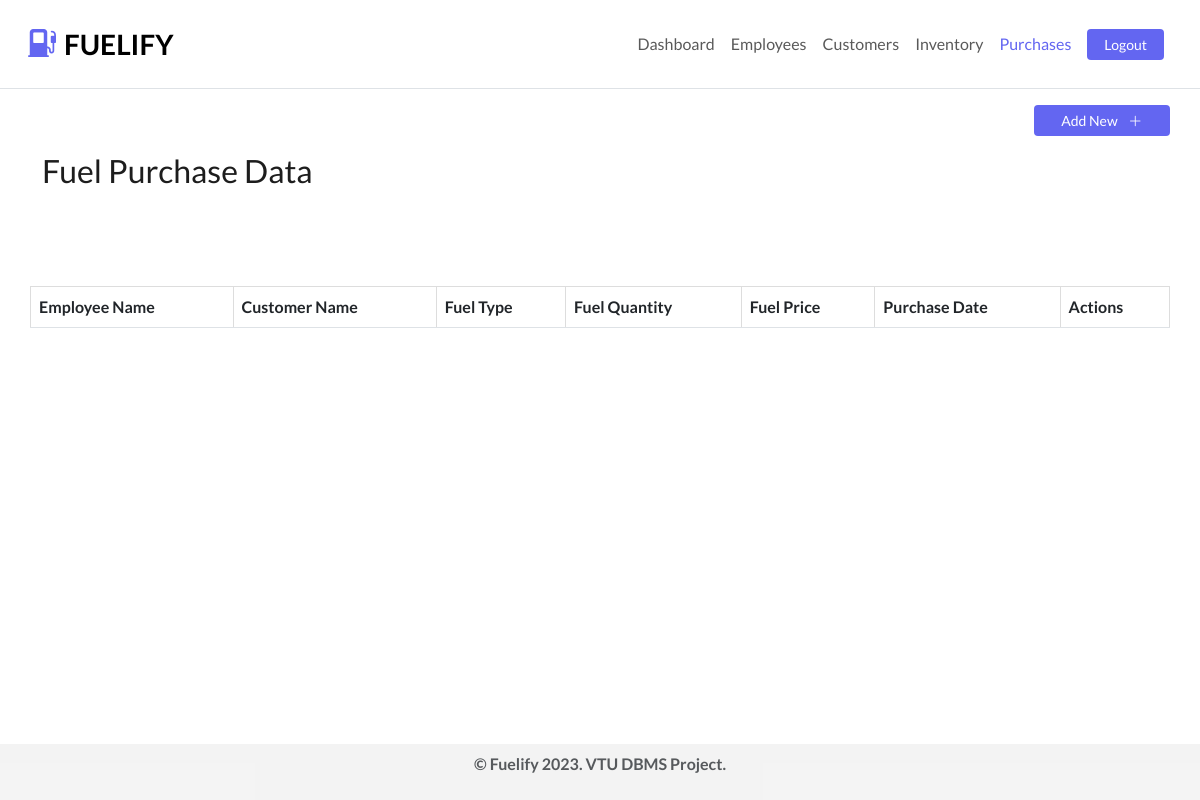
Before: /fuel_purchases (signed in) with the older database file.
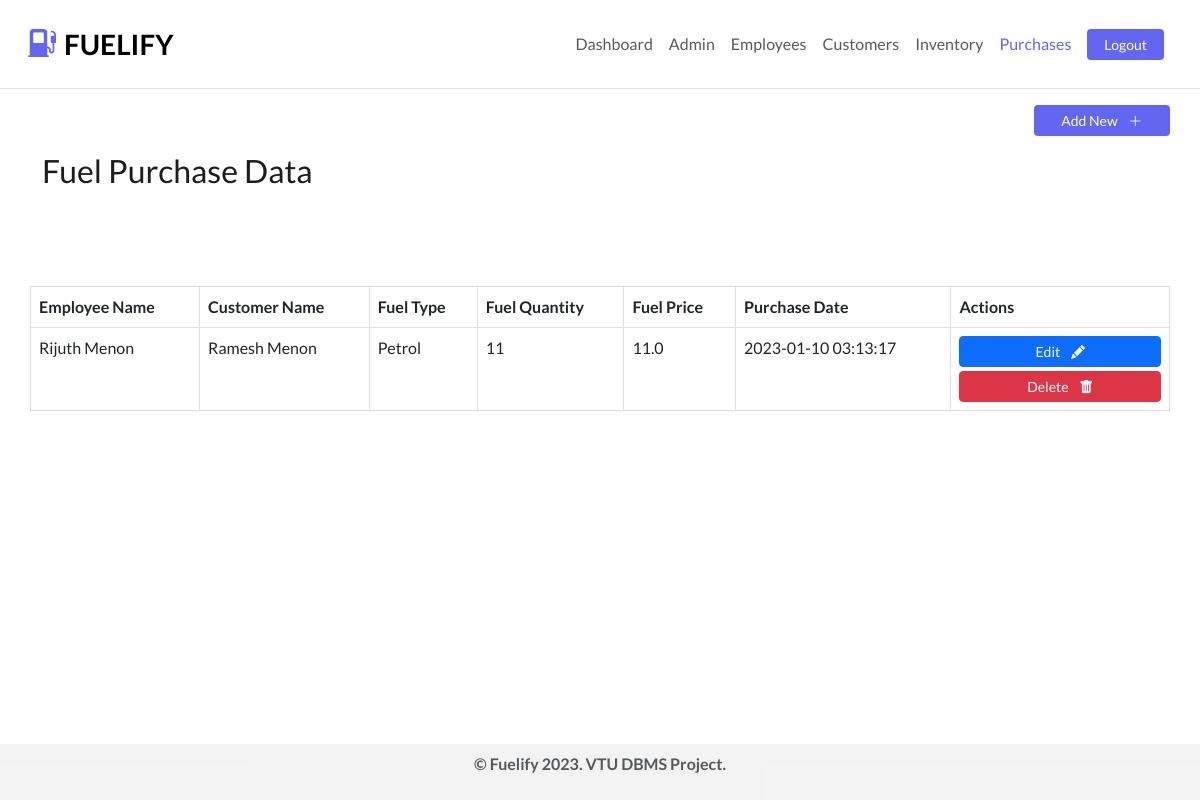
After: the same page with the newer database file.
### tables this page shows
CREATE TABLE fuel_purchases (
                    purchase_id INTEGER PRIMARY KEY,
                    employee_id INTEGER,
                    customer_id INTEGER,
                    fuel_id INTEGER,
                    quantity INTEGER,
                    price FLOAT,
                    purchase_date DATE,
                FOREIGN KEY (employee_id) REFERENCES employees(employee_id) ON DELETE CASCADE, 
                FOREIGN KEY (customer_id) REFERENCES customer_information(customer_id) ON DELETE CASCADE,
                FOREIGN KEY (fuel_id) REFERENCES fuel_inventory(fuel_id) ON DELETE CASCADE
                );

CREATE TABLE employees (
                employee_id INTEGER PRIMARY KEY,
                first_name VARCHAR(255),
                last_name VARCHAR(255),
                phone_number VARCHAR(255),
                address VARCHAR(255),
                email VARCHAR(255),
                job_role VARCHAR(255),
                salary FLOAT
            );

CREATE TABLE customer_information (
                    customer_id INTEGER PRIMARY KEY,
                    first_name VARCHAR(255),
                    last_name VARCHAR(255),
                    phone_number VARCHAR(255),
                    email VARCHAR(255)
                );

CREATE TABLE fuel_inventory (
                    fuel_id INTEGER PRIMARY KEY,
                    fuel_type VARCHAR(255),
                    quantity FLOAT,
                    price FLOAT
                );

### routes/fuel_purchases.py (the view)
@fuel_purchases_routes.route('/fuel_purchases')
@login_required
def fuel_purchases():
    fuel_purchase_data = FuelPurchases().get()
    customer_data = Customer().get()
    employee_data = Employee().get()
    fuel_data = FuelInventory().get()
    return render_template('fuel_purchases.html', fuel_purchases=fuel_purchase_data, customers=customer_data, employees=employee_data, fuels=fuel_data, request_path=request.path,  role=session['role'], logged_in=True)

### helpers/utils.py (called while the page is built)
def login_required(f):
    @wraps(f)
    def wrap(*args, **kwargs):
        if 'user_id' in session:
            return f(*args, **kwargs)
        else:
            flash('Please login first!')
            return redirect(url_for('auth_routes.login'))
    return wrap

### models/customer.py (called while the page is built)
    def get(self, customer_id=None):
        if customer_id:
            cursor = self.execute(
                """
                SELECT * FROM customer_information
                WHERE customer_id = ?
                """,
                (customer_id,)
            )
            return cursor.fetchone()
        else:
            cursor = self.execute(
                """
                SELECT * FROM customer_information
                """
            )
            return cursor.fetchall()

### models/database.py (called while the page is built)
    def execute(self, query, params=None):
        cursor = self.conn.cursor()
        if params:
            cursor.execute(query, params)
        else:
            cursor.execute(query)
        self.conn.commit()
        return cursor

### models/employee.py (called while the page is built)
    def get(self, employee_id=None):
        cursor = self.conn.cursor()
        if employee_id:
            cursor.execute(
                """
                SELECT *
                FROM employees
                WHERE employee_id=?
                """,
                (employee_id,)
            )
            return cursor.fetchone()
        else:
            cursor.execute(
                """
                SELECT *
                FROM employees
                """
            )
        return cursor.fetchall()

### models/fuel_inventory.py (called while the page is built)
    def get(self, fuel_id=None):
        if fuel_id:
            cursor = self.execute(
                """
                SELECT * FROM fuel_inventory
                WHERE fuel_id = ?
                """,
                (fuel_id,)
            )
            return cursor.fetchone()
        else:
            cursor = self.execute(
                """
                SELECT * FROM fuel_inventory
                """
            )
            return cursor.fetchall()

### templates/fuel_purchases.html (shortened to what this page needs)
{% extends 'partials/_base.html' %}
{% block content %}
<div class="container mb-5">
    <div class="row justify-content-end align-items-center">
        <div class="row w-50 justify-content-end align-items-center my-3">
            <button type="button" class="w-25 btn btn-sm btn-prime" data-bs-toggle="modal" data-bs-target="#add-fuel">
                Add New <i class="text-white ms-2 bi-plus-lg"></i>
            </button>
        </div>
        <h2 class="mb-5">Fuel Purchase Data </h2>
    </div>
    <div class="row">
        <table class="table mt-5 rounded-2 mb-5" id="records">
            <thead>
                <tr>
                    <th>Employee Name</th>
                    <th>Customer Name</th>
                    <th>Fuel Type</th>
                    <th>Fuel Quantity</th>
                    <th>Fuel Price</th>
                    <th>Purchase Date</th>
                    <th>Actions</th>
                </tr>
            </thead>
            <tbody>
                {% for purchase in fuel_purchases %}
                <tr>
                    <td>{{ purchase[1] }} {{ purchase[2] }}</td>
                    <td>{{ purchase[3] }} {{ purchase[4] }}</td>
                    <td>{{ purchase[5] }}</td>
                    <td>{{ purchase[6] }}</td>
                    <td>{{ purchase[7] }}</td>
                    <td>{{ purchase[8]}}</td>
                    <td>
                        <div class="row">
                            <div class="col text-center">
                                <button type="button" class="btn mb-1 w-100 btn-sm btn-primary" data-bs-toggle="modal"
                                    data-bs-target="#update-{{ purchase[0] }}">
                                    Edit <i class="text-white ms-2 bi-pencil-fill"></i>
                                </button>
                                <button type="button"
                                    class="btn {%if role.lower() == 'employee' %} disabled {%endif%} text-white w-100 btn-sm btn-danger "
                                    data-bs-toggle="modal" data-bs-target="#delete-{{ purchase[0] }}">
                                    Delete <i class="ms-2 bi-trash-fill"></i>
                                </button>
                            </div>
                        </div>
                    </td>
                </tr>
                {% endfor %}
            </tbody>
        </table>
    </div>
</div>
{%endblock%}

### templates/partials/_base.html (shortened to what this page needs)
<!doctype html>
<html lang="en">
<head>
    <link href="https://cdn.jsdelivr.net/npm/bootstrap@5.3.0-alpha1/dist/css/bootstrap.min.css" rel="stylesheet"
>
    <link rel="stylesheet" href="https://cdn.jsdelivr.net/npm/bootstrap-icons@1.10.3/font/bootstrap-icons.css">
    <link rel="stylesheet" type="text/css" href="https://cdn.datatables.net/v/bs4/dt-1.10.22/datatables.min.css" />
    <link rel="stylesheet" type="text/css"
        href="https://cdn.datatables.net/colreorder/1.5.2/css/colReorder.dataTables.min.css" />
    <link rel="stylesheet" href="{{ url_for('static', filename='css/style.css') }}">
</head>
<body>
    {% include 'partials/_navbar.html' %}
    {% block content %}
    {%endblock%}
    {% include 'partials/_footer.html' %}
</body>
</html>

### templates/partials/_navbar.html (shortened to what this page needs)
<nav class="navbar navbar-expand-lg border-bottom">
    <div class="container-fluid">
        <a class="navbar-brand align-self-center fs-3 my-2 px-2 fw-bold ms-2 d-flex align-items-center" href="/home"><i
                class="bi bi-fuel-pump-fill me-2 mb-1"></i>FUELIFY</a>
        <div class="collapse navbar-collapse" id="navbarNavDropdown">
            <ul class="navbar-nav ms-auto fs-6 me-4 d-flex justify-content-center align-items-center">
                {%if logged_in %}
                <li class="nav-item">
                    <a class="nav-link {% if request_path == url_for('auth_routes.dashboard') %} active {%endif%}"
                        aria-current="page" href="{{url_for('auth_routes.dashboard')}}">Dashboard</a>
                </li>
                {%if role.lower() == 'owner' %}
                <li class="nav-item">
                    <a class="nav-link {% if request_path == url_for('admin_routes.admin') %} active {%endif%}"
                        aria-current="page" href="{{url_for('admin_routes.admin')}}">Admin</a>
                </li>
                {%endif%}
                <li class="nav-item">
                    <a class="nav-link {% if request_path == url_for('employee_routes.employees') %} active {%endif%}"
                        href="{{url_for('employee_routes.employees')}}">Employees</a>
                </li>
                <li class="nav-item">
                    <a class="nav-link {% if request_path == url_for('customer_routes.customers') %} active {%endif%}"
                        href="{{url_for('customer_routes.customers')}}">Customers</a>
                </li>
                <li class="nav-item">
                    <a class="nav-link {% if request_path == url_for('fuel_inventory_routes.fuel_inventory') %} active {%endif%}"
                        href="{{url_for('fuel_inventory_routes.fuel_inventory')}}">Inventory</a>
                </li>
                <li class="nav-item">
                    <a class="nav-link {% if request_path == url_for('fuel_purchases_routes.fuel_purchases') %} active {%endif%}"
                        href="{{url_for('fuel_purchases_routes.fuel_purchases')}}">Purchases</a>
                </li>
                <li class="nav-item ms-2 w-25">
                    <a class="btn btn-prime btn-sm px-3" href="/logout">Logout</a>
                </li>
                {%endif%}
            </ul>
        </div>
    </div>
</nav>

### templates/partials/_footer.html
<footer class="bg-gray">
    <div class="container text-center">
        <div class="row text-center py-2 m-0">
            <p class="fw-semibold text-muted fs-7">&copy; Fuelify 2023. VTU DBMS Project.</p>
        </div>
    </div>
</footer>

### static/css/style.css (style rules this page uses)
:root { --primary-color: #6366f1; --primary-color-hover: #6365f1e3; --gray-color: #f2f2f2e0; }
body { min-height: 100vh; font-family: "Lato", sans-serif; color: #1d1d1d; display: flex; flex-direction: column; }
.bg-gray { background-color: var(--gray-color); }
.bi { color: var(--primary-color) !important; }
.btn-prime { background-color: var(--primary-color) !important; color: #fff; }
.navbar .active { color: var(--primary-color) !important; }
th { border-top: 1px solid #dddddd; border-right: 1px solid #dddddd; }
td { border-top: 1px solid #dddddd; border-bottom: 1px solid #dddddd; border-right: 1px solid #dddddd; }
td:first-child { border-left: 1px solid #dddddd; }
th:first-child { border-left: 1px solid #dddddd; }
footer { margin-top: auto; }

Changed rows visible on the page:
added fuel_purchases: first_name "Rijuth", last_name "Menon", first_name "Ramesh", fuel_type "Petrol", quantity "11", price "11.0", purchase_date "2023-01-10 03:13:17"
Other visible differences:
text now shown: "Admin"
